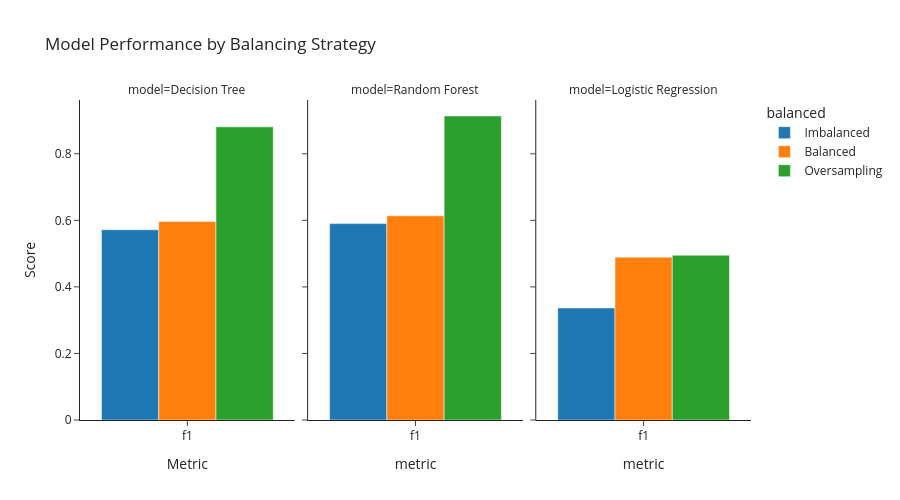

Notebook source saved alongside this figure:
### Code cell
# Scores plot
metrics = ['f1']

scores_long = scores.melt(
    id_vars=['model', 'balanced'],
    value_vars=metrics,
    var_name='metric',
    value_name='score'
)

fig = px.bar(
    scores_long,
    x='metric',
    y='score',
    color='balanced',
    barmode='group',
    facet_col='model',
    title='Model Performance by Balancing Strategy',
    template='simple_white'
)

fig.update_layout(
    height=500,
    yaxis_title='Score',
    xaxis_title='Metric'
)

fig.show()

### Figure 1 — Plotly figure (JSON) as saved in the notebook; plotly's stock layout.template omitted (floating-point values rounded to 4 significant figures)
{"data": [{"alignmentgroup": "True", "hovertemplate": "balanced=Imbalanced<br>model=Decision Tree<br>metric=%{x}<br>score=%{y}<extra></extra>", "legendgroup": "Imbalanced", "marker": {"color": "#1F77B4", "pattern": {"shape": ""}}, "name": "Imbalanced", "offsetgroup": "Imbalanced", "orientation": "v", "showlegend": true, "textposition": "auto", "type": "bar", "x": ["f1"], "xaxis": "x", "y": [0.5718], "yaxis": "y"}, {"alignmentgroup": "True", "hovertemplate": "balanced=Imbalanced<br>model=Random Forest<br>metric=%{x}<br>score=%{y}<extra></extra>", "legendgroup": "Imbalanced", "marker": {"color": "#1F77B4", "pattern": {"shape": ""}}, "name": "Imbalanced", "offsetgroup": "Imbalanced", "orientation": "v", "showlegend": false, "textposition": "auto", "type": "bar", "x": ["f1"], "xaxis": "x2", "y": [0.5902], "yaxis": "y2"}, {"alignmentgroup": "True", "hovertemplate": "balanced=Imbalanced<br>model=Logistic Regression<br>metric=%{x}<br>score=%{y}<extra></extra>", "legendgroup": "Imbalanced", "marker": {"color": "#1F77B4", "pattern": {"shape": ""}}, "name": "Imbalanced", "offsetgroup": "Imbalanced", "orientation": "v", "showlegend": false, "textposition": "auto", "type": "bar", "x": ["f1"], "xaxis": "x3", "y": [0.3367], "yaxis": "y3"}, {"alignmentgroup": "True", "hovertemplate": "balanced=Balanced<br>model=Decision Tree<br>metric=%{x}<br>score=%{y}<extra></extra>", "legendgroup": "Balanced", "marker": {"color": "#FF7F0E", "pattern": {"shape": ""}}, "name": "Balanced", "offsetgroup": "Balanced", "orientation": "v", "showlegend": true, "textposition": "auto", "type": "bar", "x": ["f1"], "xaxis": "x", "y": [0.5964], "yaxis": "y"}, {"alignmentgroup": "True", "hovertemplate": "balanced=Balanced<br>model=Random Forest<br>metric=%{x}<br>score=%{y}<extra></extra>", "legendgroup": "Balanced", "marker": {"color": "#FF7F0E", "pattern": {"shape": ""}}, "name": "Balanced", "offsetgroup": "Balanced", "orientation": "v", "showlegend": false, "textposition": "auto", "type": "bar", "x": ["f1"], "xaxis": "x2", "y": [0.6136], "yaxis": "y2"}, {"alignmentgroup": "True", "hovertemplate": "balanced=Balanced<br>model=Logistic Regression<br>metric=%{x}<br>score=%{y}<extra></extra>", "legendgroup": "Balanced", "marker": {"color": "#FF7F0E", "pattern": {"shape": ""}}, "name": "Balanced", "offsetgroup": "Balanced", "orientation": "v", "showlegend": false, "textposition": "auto", "type": "bar", "x": ["f1"], "xaxis": "x3", "y": [0.4894], "yaxis": "y3"}, {"alignmentgroup": "True", "hovertemplate": "balanced=Oversampling<br>model=Decision Tree<br>metric=%{x}<br>score=%{y}<extra></extra>", "legendgroup": "Oversampling", "marker": {"color": "#2CA02C", "pattern": {"shape": ""}}, "name": "Oversampling", "offsetgroup": "Oversampling", "orientation": "v", "showlegend": true, "textposition": "auto", "type": "bar", "x": ["f1"], "xaxis": "x", "y": [0.881], "yaxis": "y"}, {"alignmentgroup": "True", "hovertemplate": "balanced=Oversampling<br>model=Random Forest<br>metric=%{x}<br>score=%{y}<extra></extra>", "legendgroup": "Oversampling", "marker": {"color": "#2CA02C", "pattern": {"shape": ""}}, "name": "Oversampling", "offsetgroup": "Oversampling", "orientation": "v", "showlegend": false, "textposition": "auto", "type": "bar", "x": ["f1"], "xaxis": "x2", "y": [0.9136], "yaxis": "y2"}, {"alignmentgroup": "True", "hovertemplate": "balanced=Oversampling<br>model=Logistic Regression<br>metric=%{x}<br>score=%{y}<extra></extra>", "legendgroup": "Oversampling", "marker": {"color": "#2CA02C", "pattern": {"shape": ""}}, "name": "Oversampling", "offsetgroup": "Oversampling", "orientation": "v", "showlegend": false, "textposition": "auto", "type": "bar", "x": ["f1"], "xaxis": "x3", "y": [0.4953], "yaxis": "y3"}], "layout": {"annotations": [{"font": {}, "showarrow": false, "text": "model=Decision Tree", "x": 0.16, "xanchor": "center", "xref": "paper", "y": 1, "yanchor": "bottom", "yref": "paper"}, {"font": {}, "showarrow": false, "text": "model=Random Forest", "x": 0.5, "xanchor": "center", "xref": "paper", "y": 1, "yanchor": "bottom", "yref": "paper"}, {"font": {}, "showarrow": false, "text": "model=Logistic Regression", "x": 0.84, "xanchor": "center", "xref": "paper", "y": 1, "yanchor": "bottom", "yref": "paper"}], "barmode": "group", "height": 500, "legend": {"title": {"text": "balanced"}, "tracegroupgap": 0}, "title": {"text": "Model Performance by Balancing Strategy"}, "xaxis": {"anchor": "y", "domain": [0, 0.32], "title": {"text": "Metric"}}, "xaxis2": {"anchor": "y2", "domain": [0.34, 0.66], "matches": "x", "title": {"text": "metric"}}, "xaxis3": {"anchor": "y3", "domain": [0.68, 1.0], "matches": "x", "title": {"text": "metric"}}, "yaxis": {"anchor": "x", "domain": [0, 1], "title": {"text": "Score"}}, "yaxis2": {"anchor": "x2", "domain": [0, 1], "matches": "y", "showticklabels": false}, "yaxis3": {"anchor": "x3", "domain": [0, 1], "matches": "y", "showticklabels": false}}}
